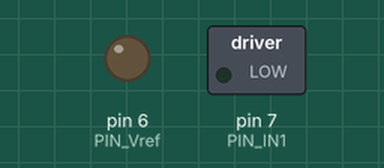
This sketch was run on a simulated Arduino Uno, built with avr-gcc and run on an emulated ATmega328P. On the bench: switched loads named in the sketch (green lamp = pin HIGH), output pins drawn as LEDs (lit = HIGH).

Above: at 0.05 s.
At 4.05 s:
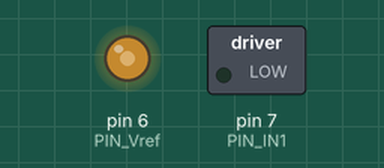
At 7.95 s:
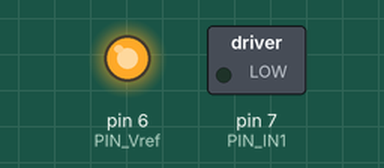
At 15.95 s:
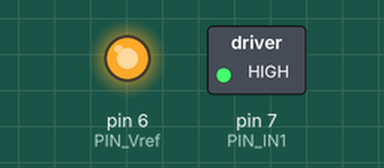
Timing chart, 0 to 20.8 s (numbered marks = the images above):
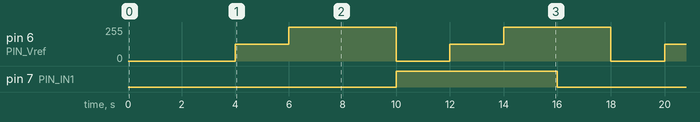

The sketch:

motor_pwm1.ino
```cpp
int PIN_Vref=6;
int PIN_IN1=7;
int PIN_IN2=8;

void setup() {
  // put your setup code here, to run once:
  pinMode(PIN_IN1,OUTPUT);
  pinMode(PIN_IN1,OUTPUT);

}

void loop() {
  // put your main code here, to run repeatedly:
  digitalWrite(PIN_IN1,0);
  digitalWrite(PIN_IN2,0);
  delay(2000);
  digitalWrite(PIN_IN1,0);
  digitalWrite(PIN_IN2,1);
  for(int D=0;D<=255;D+=127){
    analogWrite(PIN_Vref,D);
    delay(2000);
  }
  digitalWrite(PIN_IN1,0);
  digitalWrite(PIN_IN2,0);
  delay(2000);
  digitalWrite(PIN_IN1,1);
  digitalWrite(PIN_IN2,0);
  for(int D=0;D<=255;D+=127){
    analogWrite(PIN_Vref,D);
    delay(2000);
  }

}
```

Measured:
- by itself, pin 6 (PIN_Vref): repeats every 8.0 s: 254/255 4.0 s, 0/255 2.0 s, 127/255 2.0 s
- by itself, pin 7 (PIN_IN1): alternates HIGH for 6.0 s and LOW for 10.0 s
